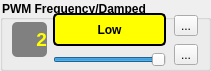
     <widget class="QGroupBox" name="PWMFrequency">
      <property name="geometry">
       <rect>
        <x>240</x>
        <y>120</y>
        <width>211</width>
        <height>71</height>
       </rect>
      </property>
      <property name="font">
       <font>
        <weight>75</weight>
        <bold>true</bold>
       </font>
      </property>
      <property name="styleSheet">
       <string notr="true">QGroupBox{
	font-weight: bold;
}</string>
      </property>
      <property name="title">
       <string>PWM Frequency/Damped</string>
      </property>
      <widget class="QWidget" name="layoutWidget_46">
       <property name="geometry">
        <rect>
         <x>10</x>
         <y>13</y>
         <width>191</width>
         <height>54</height>
        </rect>
       </property>
       <layout class="QHBoxLayout" name="horizontalLayout_51">
        <item>
         <layout class="QHBoxLayout" name="horizontalLayout_pwm">
          <item>
           <widget class="QLabel" name="label_PWMValue">
            <property name="minimumSize">
             <size>
              <width>35</width>
              <height>35</height>
             </size>
            </property>
            <property name="maximumSize">
             <size>
              <width>35</width>
              <height>35</height>
             </size>
            </property>
            <property name="font">
             <font>
              <pointsize>14</pointsize>
              <weight>75</weight>
              <bold>true</bold>
             </font>
            </property>
            <property name="styleSheet">
             <string notr="true">QLabel{
	color: yellow;
	font-weight: bold;
	background-color: gray;
	border-radius: 5px;
}</string>
            </property>
            <property name="text">
             <string>2</string>
            </property>
            <property name="alignment">
             <set>Qt::AlignRight|Qt::AlignTrailing|Qt::AlignVCenter</set>
            </property>
           </widget>
          </item>
          <item>
           <layout class="QVBoxLayout" name="verticalLayout_74">
            <item>
             <widget class="QLabel" name="label_PWMTitle">
              <property name="minimumSize">
               <size>
                <width>113</width>
                <height>0</height>
               </size>
              </property>
              <property name="maximumSize">
               <size>
                <width>113</width>
                <height>16777215</height>
               </size>
              </property>
              <property name="styleSheet">
               <string notr="true">QLabel{
	background-color: yellow;
	font-weight: bold;
	border: 2px solid black;
	border-radius: 5px;
}</string>
              </property>
              <property name="text">
               <string>Low</string>
              </property>
              <property name="alignment">
               <set>Qt::AlignCenter</set>
              </property>
             </widget>
            </item>
            <item>
             <widget class="QSlider" name="slide_PWM">
              <property name="minimumSize">
               <size>
                <width>113</width>
                <height>0</height>
               </size>
              </property>
              <property name="maximumSize">
               <size>
                <width>113</width>
                <height>16777215</height>
               </size>
              </property>
              <property name="minimum">
               <number>1</number>
              </property>
              <property name="maximum">
               <number>2</number>
              </property>
              <property name="value">
               <number>2</number>
              </property>
              <property name="orientation">
               <enum>Qt::Horizontal</enum>
              </property>
             </widget>
            </item>
           </layout>
          </item>
         </layout>
        </item>
        <item>
         <layout class="QVBoxLayout" name="verticalLayout_65">
          <item>
           <widget class="QToolButton" name="undo_PWM">
            <property name="text">
             <string>...</string>
            </property>
            <property name="icon">
             <iconset resource="../terminal.qrc">
              <normaloff>:/images/Undo-icon.png</normaloff>:/images/Undo-icon.png</iconset>
            </property>
           </widget>
          </item>
          <item>
           <widget class="QToolButton" name="default_PWM">
            <property name="text">
             <string>...</string>
            </property>
            <property name="icon">
             <iconset resource="../terminal.qrc">
              <normaloff>:/images/default.png</normaloff>:/images/default.png</iconset>
            </property>
           </widget>
          </item>
         </layout>
        </item>
       </layout>
      </widget>
     </widget>
